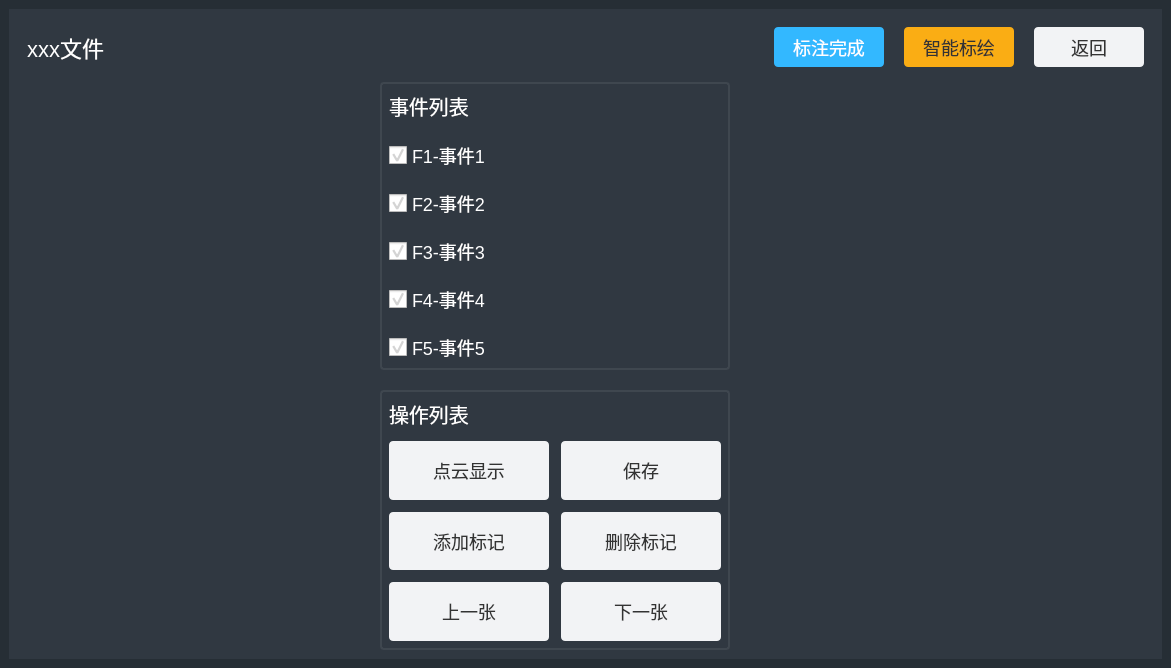
<?xml version="1.0" encoding="UTF-8"?>
<ui version="4.0">
 <class>AnnotationDataPage</class>
 <widget class="QWidget" name="AnnotationDataPage">
  <property name="geometry">
   <rect>
    <x>0</x>
    <y>0</y>
    <width>1171</width>
    <height>665</height>
   </rect>
  </property>
  <property name="windowTitle">
   <string>Form</string>
  </property>
  <layout class="QVBoxLayout" name="verticalLayout">
   <property name="spacing">
    <number>0</number>
   </property>
   <property name="leftMargin">
    <number>0</number>
   </property>
   <property name="topMargin">
    <number>0</number>
   </property>
   <property name="rightMargin">
    <number>0</number>
   </property>
   <property name="bottomMargin">
    <number>0</number>
   </property>
   <item>
    <widget class="QWidget" name="widget" native="true">
     <property name="styleSheet">
      <string notr="true">#widget{background-color: rgb(38, 46, 53);}
QWidget{font-size:18px;color:rgb(255,255,255)}

/*滚动条样式 START========================================================================*/
/*纵向滚动条样式*/
QScrollBar:vertical{
	border-style: solid;
	/* 纵轴-总体背景颜色 */
    background:transparent;
	/* 纵轴-总体背景圆角 */
    border-radius: 5px;
	/* 纵轴-总体宽度 */
    min-width: 10px;
    max-width: 10px;
}
QScrollBar::handle:vertical{
	/* 纵轴-凸出部分背景颜色 */
    background: rgb(161, 171, 175);
	/* 纵轴-凸出部分背景圆角 */
    border-radius: 5px;
	/* 纵轴-凸出最新高度 */
    min-height: 30px;
}


QScrollBar::handle:vertical:hover{
	/* 纵轴-凸出部分触发背景颜色 */
    background:#F2F3F5;
}

/*横向滚动条样式*/
QScrollBar:horizontal{
	border-style: solid;
	/* 横轴-总体背景颜色 */
    background:transparent;
	/* 横轴-总体背景圆角 */
    border-radius: 5px;
	/* 横轴-总体宽度 */
    min-height: 10px;
    max-height: 10px;
}
QScrollBar::handle:horizontal{
	/* 横轴-凸出部分背景颜色 */
    background:  rgb(161, 171, 175);
	/* 横轴-凸出部分背景圆角 */
    border-radius: 5px;
	/* 横轴-凸出最新高度 */
    min-width: 30px;
}

QScrollBar::handle:horizontal:hover{
	/* 横轴-凸出部分触发背景颜色 */
    background:#F2F3F5;
}

QScrollBar::add-page,
QScrollBar::sub-page{
    background: transparent;
}
QScrollBar::add-line,
QScrollBar::sub-line{
    background: transparent;
}

/*提示框样式*/
QToolTip{border:1px solid #262E35; background-color:#3F474F; color:rgb(255,255,255);border-radius:4px;}</string>
     </property>
     <layout class="QVBoxLayout" name="verticalLayout_2">
      <item>
       <widget class="QWidget" name="widget_2" native="true">
        <property name="styleSheet">
         <string notr="true">#widget_2{background-color: rgb(48, 56, 65);}
</string>
        </property>
        <layout class="QVBoxLayout" name="verticalLayout_3">
         <item>
          <widget class="QWidget" name="widget_3" native="true">
           <layout class="QHBoxLayout" name="horizontalLayout_2">
            <property name="spacing">
             <number>20</number>
            </property>
            <item>
             <widget class="QLabel" name="title">
              <property name="styleSheet">
               <string notr="true">font-size:22px</string>
              </property>
              <property name="text">
               <string>xxx文件</string>
              </property>
             </widget>
            </item>
            <item>
             <spacer name="horizontalSpacer_2">
              <property name="orientation">
               <enum>Qt::Horizontal</enum>
              </property>
              <property name="sizeHint" stdset="0">
               <size>
                <width>40</width>
                <height>20</height>
               </size>
              </property>
             </spacer>
            </item>
            <item>
             <spacer name="horizontalSpacer">
              <property name="orientation">
               <enum>Qt::Horizontal</enum>
              </property>
              <property name="sizeHint" stdset="0">
               <size>
                <width>356</width>
                <height>20</height>
               </size>
              </property>
             </spacer>
            </item>
            <item>
             <widget class="QPushButton" name="pushButton_5">
              <property name="minimumSize">
               <size>
                <width>110</width>
                <height>40</height>
               </size>
              </property>
              <property name="styleSheet">
               <string notr="true">background-color: rgb(51, 184, 255);border:none;border-radius:4px</string>
              </property>
              <property name="text">
               <string>标注完成</string>
              </property>
             </widget>
            </item>
            <item>
             <widget class="QPushButton" name="pushButton">
              <property name="minimumSize">
               <size>
                <width>110</width>
                <height>40</height>
               </size>
              </property>
              <property name="styleSheet">
               <string notr="true">background-color:#FAAD14;border:none;border-radius:4px;color: rgb(51, 51, 51);</string>
              </property>
              <property name="text">
               <string>智能标绘</string>
              </property>
             </widget>
            </item>
            <item>
             <widget class="QPushButton" name="returnBtn">
              <property name="minimumSize">
               <size>
                <width>110</width>
                <height>40</height>
               </size>
              </property>
              <property name="styleSheet">
               <string notr="true">background-color: rgb(242, 243, 245);
color: rgb(51, 51, 51);border-radius:4px</string>
              </property>
              <property name="text">
               <string>返回</string>
              </property>
             </widget>
            </item>
           </layout>
          </widget>
         </item>
         <item>
          <layout class="QHBoxLayout" name="horizontalLayout" stretch="0,1,0">
           <property name="spacing">
            <number>12</number>
           </property>
           <item>
            <widget class="Gridlayout" name="girdlayout" native="true">
             <property name="minimumSize">
              <size>
               <width>350</width>
               <height>0</height>
              </size>
             </property>
             <property name="maximumSize">
              <size>
               <width>350</width>
               <height>16777215</height>
              </size>
             </property>
            </widget>
           </item>
           <item>
            <widget class="QWidget" name="widget_4" native="true">
             <property name="minimumSize">
              <size>
               <width>350</width>
               <height>0</height>
              </size>
             </property>
             <property name="maximumSize">
              <size>
               <width>250</width>
               <height>16777215</height>
              </size>
             </property>
             <property name="styleSheet">
              <string notr="true">

    QCheckBox {
       spacing: 5px; 
       color: rgb(255,255,255);
    }
    QCheckBox::indicator {
       width: 18px;
       height: 18px;
    }
    QCheckBox::indicator:unchecked {
       image: url(:/resources/image/noselect.png); 
    }
    QCheckBox::indicator:checked {
       image: url(:/resources/image/select.png);  
    }</string>
             </property>
             <layout class="QVBoxLayout" name="verticalLayout_6">
              <property name="spacing">
               <number>20</number>
              </property>
              <property name="leftMargin">
               <number>0</number>
              </property>
              <property name="topMargin">
               <number>0</number>
              </property>
              <property name="rightMargin">
               <number>0</number>
              </property>
              <property name="bottomMargin">
               <number>0</number>
              </property>
              <item>
               <widget class="QWidget" name="widget_5" native="true">
                <property name="styleSheet">
                 <string notr="true">#widget_5{border:2px solid  rgb(63, 71, 79);border-radius:4px}</string>
                </property>
                <layout class="QVBoxLayout" name="verticalLayout_4">
                 <property name="spacing">
                  <number>20</number>
                 </property>
                 <item>
                  <layout class="QHBoxLayout" name="horizontalLayout_3">
                   <item>
                    <widget class="QLabel" name="label">
                     <property name="styleSheet">
                      <string notr="true">font-size:20px</string>
                     </property>
                     <property name="text">
                      <string>事件列表</string>
                     </property>
                    </widget>
                   </item>
                   <item>
                    <spacer name="horizontalSpacer_3">
                     <property name="orientation">
                      <enum>Qt::Horizontal</enum>
                     </property>
                     <property name="sizeHint" stdset="0">
                      <size>
                       <width>40</width>
                       <height>20</height>
                      </size>
                     </property>
                    </spacer>
                   </item>
                   <item>
                    <widget class="QPushButton" name="pushButton_3">
                     <property name="toolTip">
                      <string>&lt;html&gt;&lt;head/&gt;&lt;body&gt;&lt;p&gt;1、右侧视图中，按下快捷键F1-F9进入标绘模式，此时可通过鼠标拖拽进行事件标注；&lt;/p&gt;&lt;p&gt;2、右侧视图中，按下ESC键退出标绘模式，进入预览模式；&lt;/p&gt;&lt;p&gt;3、右侧视图中，预览模式下，ctrl+鼠标拖拽，可删除已标绘的事件；&lt;/p&gt;&lt;p&gt;4、右侧视图中，预览模式下，通过鼠标可控制图像的缩放和平移。&lt;/p&gt;&lt;p&gt;5、右侧视图中，ctrl+数字键盘0，可还原视图；&lt;/p&gt;&lt;/body&gt;&lt;/html&gt;</string>
                     </property>
                     <property name="styleSheet">
                      <string notr="true">border:none;</string>
                     </property>
                     <property name="text">
                      <string/>
                     </property>
                     <property name="icon">
                      <iconset resource="../../../myicon.qrc">
                       <normaloff>:/resources/image/optTip.png</normaloff>:/resources/image/optTip.png</iconset>
                     </property>
                     <property name="iconSize">
                      <size>
                       <width>30</width>
                       <height>30</height>
                      </size>
                     </property>
                    </widget>
                   </item>
                  </layout>
                 </item>
                 <item>
                  <widget class="QCheckBox" name="checkBox">
                   <property name="text">
                    <string>F1-事件1</string>
                   </property>
                   <property name="checked">
                    <bool>true</bool>
                   </property>
                  </widget>
                 </item>
                 <item>
                  <widget class="QCheckBox" name="checkBox_2">
                   <property name="text">
                    <string>F2-事件2</string>
                   </property>
                   <property name="checked">
                    <bool>true</bool>
                   </property>
                  </widget>
                 </item>
                 <item>
                  <widget class="QCheckBox" name="checkBox_3">
                   <property name="text">
                    <string>F3-事件3</string>
                   </property>
                   <property name="checked">
                    <bool>true</bool>
                   </property>
                  </widget>
                 </item>
                 <item>
                  <widget class="QCheckBox" name="checkBox_4">
                   <property name="text">
                    <string>F4-事件4</string>
                   </property>
                   <property name="checked">
                    <bool>true</bool>
                   </property>
                  </widget>
                 </item>
                 <item>
                  <widget class="QCheckBox" name="checkBox_5">
                   <property name="text">
                    <string>F5-事件5</string>
                   </property>
                   <property name="checked">
                    <bool>true</bool>
                   </property>
                  </widget>
                 </item>
                 <item>
                  <spacer name="verticalSpacer_2">
                   <property name="orientation">
                    <enum>Qt::Vertical</enum>
                   </property>
                   <property name="sizeHint" stdset="0">
                    <size>
                     <width>20</width>
                     <height>40</height>
                    </size>
                   </property>
                  </spacer>
                 </item>
                </layout>
               </widget>
              </item>
              <item>
               <widget class="QWidget" name="widget_6" native="true">
                <property name="styleSheet">
                 <string notr="true">#widget_6{border:2px solid  rgb(63, 71, 79);border-radius:4px}</string>
                </property>
                <layout class="QVBoxLayout" name="verticalLayout_5">
                 <property name="spacing">
                  <number>12</number>
                 </property>
                 <item>
                  <layout class="QHBoxLayout" name="horizontalLayout_4">
                   <item>
                    <widget class="QLabel" name="label_2">
                     <property name="styleSheet">
                      <string notr="true">font-size:20px</string>
                     </property>
                     <property name="text">
                      <string>操作列表</string>
                     </property>
                    </widget>
                   </item>
                   <item>
                    <spacer name="horizontalSpacer_4">
                     <property name="orientation">
                      <enum>Qt::Horizontal</enum>
                     </property>
                     <property name="sizeHint" stdset="0">
                      <size>
                       <width>40</width>
                       <height>20</height>
                      </size>
                     </property>
                    </spacer>
                   </item>
                   <item>
                    <widget class="QPushButton" name="pushButton_4">
                     <property name="toolTip">
                      <string>&lt;html&gt;&lt;head/&gt;&lt;body&gt;&lt;p&gt;1、ctrl+数字键盘1，可切换是否显示点云图片；&lt;/p&gt;&lt;p&gt;2、ctrl+s，可进行数据保存；&lt;/p&gt;&lt;p&gt;3、ctrl+2，可人工设置图片为已标记；&lt;/p&gt;&lt;p&gt;3、ctrl+3，可人工设置图片取消标记；&lt;/p&gt;&lt;p&gt;4、方向键-左键，键盘按下后可切换上一张图片；&lt;/p&gt;&lt;p&gt;5、方向键-右键，键盘按下后可切换下一张图片；&lt;/p&gt;&lt;/body&gt;&lt;/html&gt;</string>
                     </property>
                     <property name="styleSheet">
                      <string notr="true">border:none;</string>
                     </property>
                     <property name="text">
                      <string/>
                     </property>
                     <property name="icon">
                      <iconset resource="../../../myicon.qrc">
                       <normaloff>:/resources/image/optTip.png</normaloff>:/resources/image/optTip.png</iconset>
                     </property>
                     <property name="iconSize">
                      <size>
                       <width>30</width>
                       <height>30</height>
                      </size>
                     </property>
                    </widget>
                   </item>
                  </layout>
                 </item>
                 <item>
                  <widget class="QWidget" name="widget_7" native="true">
                   <property name="minimumSize">
                    <size>
                     <width>0</width>
                     <height>200</height>
                    </size>
                   </property>
                   <property name="styleSheet">
                    <string notr="true">QPushButton{background-color: rgb(242, 243, 245);color: rgb(51, 51, 51);border-radius:4px}</string>
                   </property>
                   <layout class="QVBoxLayout" name="verticalLayout_7">
                    <property name="spacing">
                     <number>0</number>
                    </property>
                    <property name="leftMargin">
                     <number>0</number>
                    </property>
                    <property name="topMargin">
                     <number>0</number>
                    </property>
                    <property name="rightMargin">
                     <number>0</number>
                    </property>
                    <property name="bottomMargin">
                     <number>0</number>
                    </property>
                    <item>
                     <layout class="QGridLayout" name="gridLayout">
                      <property name="spacing">
                       <number>12</number>
                      </property>
                      <item row="0" column="0">
                       <widget class="QPushButton" name="pointsDisplayBtn">
                        <property name="sizePolicy">
                         <sizepolicy hsizetype="Minimum" vsizetype="Expanding">
                          <horstretch>0</horstretch>
                          <verstretch>0</verstretch>
                         </sizepolicy>
                        </property>
                        <property name="styleSheet">
                         <string notr="true">QPushButton:checked{background-color: rgb(51, 184, 255);border:none;border-radius:4px;color:rgb(255,255,255)}</string>
                        </property>
                        <property name="text">
                         <string>点云显示</string>
                        </property>
                        <property name="checkable">
                         <bool>true</bool>
                        </property>
                       </widget>
                      </item>
                      <item row="0" column="1">
                       <widget class="QPushButton" name="saveBtn">
                        <property name="sizePolicy">
                         <sizepolicy hsizetype="Minimum" vsizetype="Expanding">
                          <horstretch>0</horstretch>
                          <verstretch>0</verstretch>
                         </sizepolicy>
                        </property>
                        <property name="text">
                         <string>保存</string>
                        </property>
                       </widget>
                      </item>
                      <item row="1" column="0">
                       <widget class="QPushButton" name="addHandleFlagBtn">
                        <property name="sizePolicy">
                         <sizepolicy hsizetype="Minimum" vsizetype="Expanding">
                          <horstretch>0</horstretch>
                          <verstretch>0</verstretch>
                         </sizepolicy>
                        </property>
                        <property name="text">
                         <string>添加标记</string>
                        </property>
                       </widget>
                      </item>
                      <item row="1" column="1">
                       <widget class="QPushButton" name="deleteHandleFlagBtn">
                        <property name="sizePolicy">
                         <sizepolicy hsizetype="Minimum" vsizetype="Expanding">
                          <horstretch>0</horstretch>
                          <verstretch>0</verstretch>
                         </sizepolicy>
                        </property>
                        <property name="text">
                         <string>删除标记</string>
                        </property>
                       </widget>
                      </item>
                      <item row="2" column="0">
                       <widget class="QPushButton" name="preImageBtn">
                        <property name="sizePolicy">
                         <sizepolicy hsizetype="Minimum" vsizetype="Expanding">
                          <horstretch>0</horstretch>
                          <verstretch>0</verstretch>
                         </sizepolicy>
                        </property>
                        <property name="text">
                         <string>上一张</string>
                        </property>
                       </widget>
                      </item>
                      <item row="2" column="1">
                       <widget class="QPushButton" name="nextImageBtn">
                        <property name="sizePolicy">
                         <sizepolicy hsizetype="Minimum" vsizetype="Expanding">
                          <horstretch>0</horstretch>
                          <verstretch>0</verstretch>
                         </sizepolicy>
                        </property>
                        <property name="text">
                         <string>下一张</string>
                        </property>
                       </widget>
                      </item>
                     </layout>
                    </item>
                   </layout>
                  </widget>
                 </item>
                 <item>
                  <spacer name="verticalSpacer_3">
                   <property name="orientation">
                    <enum>Qt::Vertical</enum>
                   </property>
                   <property name="sizeHint" stdset="0">
                    <size>
                     <width>20</width>
                     <height>40</height>
                    </size>
                   </property>
                  </spacer>
                 </item>
                </layout>
               </widget>
              </item>
             </layout>
            </widget>
           </item>
           <item>
            <widget class="ImagePreviewWidget" name="imagePreviewWidget" native="true"/>
           </item>
          </layout>
         </item>
        </layout>
       </widget>
      </item>
     </layout>
    </widget>
   </item>
  </layout>
 </widget>
 <customwidgets>
  <customwidget>
   <class>ImagePreviewWidget</class>
   <extends>QWidget</extends>
   <header>imagepreviewwidget.h</header>
   <container>1</container>
  </customwidget>
  <customwidget>
   <class>Gridlayout</class>
   <extends>QWidget</extends>
   <header>gridlayout.h</header>
   <container>1</container>
  </customwidget>
 </customwidgets>
 <resources>
  <include location="../../../myicon.qrc"/>
 </resources>
 <connections/>
</ui>
